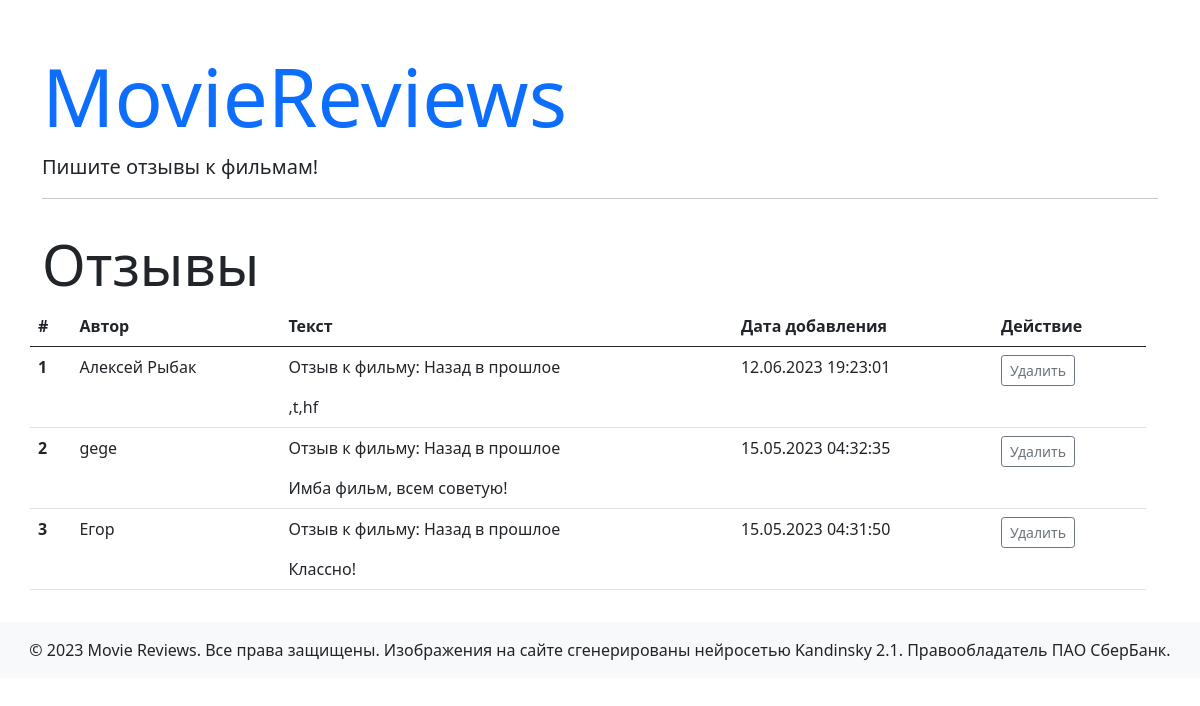
The app's page /reviews with its own data.
### app/models.py (models this page shows)
class Review(db.Model):
    id = db.Column(db.Integer, primary_key=True)
    name = db.Column(db.String(255), nullable=False)
    text = db.Column(db.Text, nullable=False)
    created_date = db.Column(db.DateTime, default=datetime.utcnow)
    score = db.Column(db.Integer,nullable=False)
    movie_id = db.Column(db.Integer, db.ForeignKey('movie.id',ondelete='CASCADE'))
    movie = db.relationship('Movie', back_populates='reviews')

class Movie(db.Model):
    id = db.Column(db.Integer, primary_key=True)
    title = db.Column(db.String(255), nullable=False)
    description = db.Column(db.Text, nullable=False)
    image = db.Column(db.String(255), nullable=False)
    reviews = db.relationship('Review', back_populates='movie')

### app/views.py (the view)
@app.route('/reviews')
def reviews():
   reviews = Review.query.order_by(Review.created_date.desc()).all()
   return render_template('reviews.html',reviews=reviews)

### app/templates/reviews.html
{% extends "base.html" %}
{% block content %}
<div class="row mb-3">
          <h1 class="mt-3 display-4">Отзывы</h1>
          <table class="table table-hover">
            <thead>
              <tr>
                <th scope="col">#</th>
                <th scope="col">Автор</th>
                <th scope="col">Текст</th>
                <th scope="col">Дата добавления</th>
                <th scope="col">Действие</th>
              </tr>
            </thead>
            <tbody>
                {% for rev in reviews %}
              <tr>
                <th scope="row">{{loop.index}}</th>
                <td>{{rev.name}}</td>
                <td>
                  <p>Отзыв к фильму: {{rev.movie.title}}</p>
                  {{rev.text}}
                </td>
                <td>
                  {{ rev.created_date.strftime("%d.%m.%Y") }} {{ rev.created_date.strftime("%H:%M:%S") }}
                </td>
                <td>
                  <a href="/delete_review/{{rev.id}}" class="btn btn-sm btn-outline-secondary">Удалить</a>
                </td>
                {% endfor %}
              </tr>
            </tbody>
          </table>
</div>
{% endblock content %}

### records on screen
Review: name "Алексей Рыбак", movie "Назад в прошлое", text ",t,hf", created_date "12.06.2023", created_date "19:23:01"
Review: name "gege", movie "Назад в прошлое", text "Имба фильм, всем советую!", created_date "15.05.2023", created_date "04:32:35"
Review: name "Егор", movie "Назад в прошлое", text "Классно!", created_date "15.05.2023", created_date "04:31:50"
